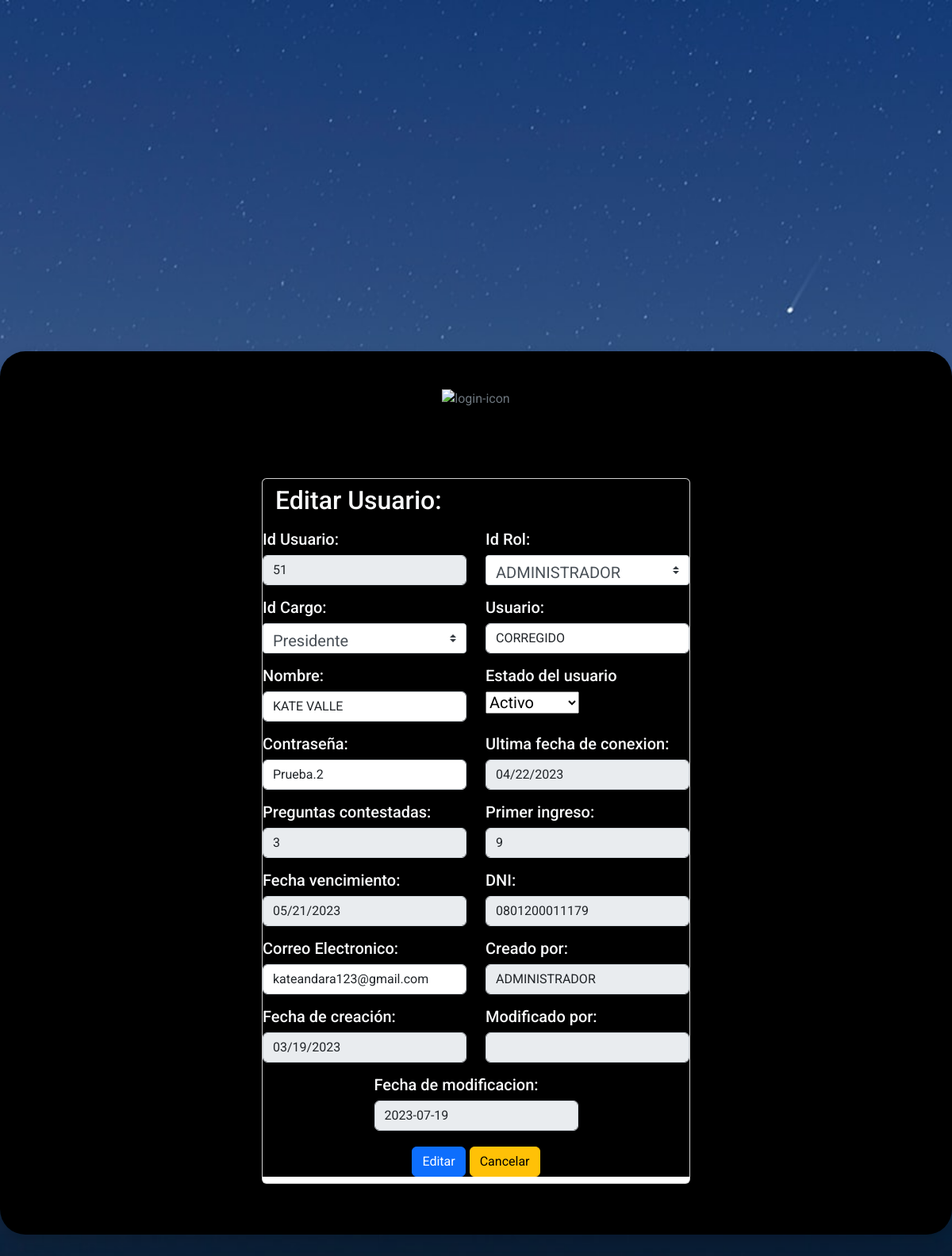
Screenshot of /Formularios/EditarUsuario.php?Id_Usuario=51 with the database file from the repository.
### tables this page shows
CREATE TABLE `tbl_ms_usuarios` (
  `Id_Usuario` int NOT NULL AUTO_INCREMENT,
  `Id_Rol` int NOT NULL,
  `Id_Cargo` int NOT NULL,
  `Usuario` varchar(45) DEFAULT NULL,
  `Nombre` varchar(60) DEFAULT NULL,
  `Estado` varchar(45) DEFAULT NULL,
  `Contraseña` varchar(15) DEFAULT NULL,
  `Fecha_ultima_conexion` date DEFAULT NULL,
  `Preguntas_contestadas` int DEFAULT NULL,
  `Primer_ingreso` int DEFAULT NULL,
  `Fecha_vencimiento` date DEFAULT NULL,
  `DNI` varchar(16) DEFAULT NULL,
  `Correo_Electronico` varchar(45) DEFAULT NULL,
  `Creado_por` varchar(45) DEFAULT NULL,
  `Fecha_creacion` date DEFAULT NULL,
  `Modificado_por` varchar(45) DEFAULT NULL,
  `Fecha_modificacion` date DEFAULT NULL,
  PRIMARY KEY (`Id_Usuario`),
  KEY `fk_TBL_MS_USUARIOS_TBL_MS_ROLES1_idx` (`Id_Rol`),
  KEY `fk_TBL_MS_USUARIOS_TBL_CARGOS1_idx` (`Id_Cargo`),
  CONSTRAINT `FK_Id_Rol_TBL_MS_USUARIOS_TBL_MS_ROLES` FOREIGN KEY (`Id_Rol`) REFERENCES `tbl_ms_roles` (`Id_Rol`),
  CONSTRAINT `fk_TBL_MS_USUARIOS_TBL_CARGOS1` FOREIGN KEY (`Id_Cargo`) REFERENCES `tbl_cargos` (`Id_Cargo`)
);

### Formularios/EditarUsuario.php (the view, shortened to what this page needs)
<!doctype html>
<html lang="en">
  <head>
  <link rel="stylesheet" href="../style3.css">
<link rel="stylesheet" href="https://cdnjs.cloudflare.com/ajax/libs/font-awesome/4.7.0/css/font-awesome.min.css">
<link rel="stylesheet" href="https://maxcdn.bootstrapcdn.com/bootstrap/4.0.0/css/bootstrap.min.css">
    <link rel="stylesheet" href="https://cdn.jsdelivr.net/npm/bootstrap@5.0.2/dist/css/bootstrap.min.css">
    <link rel="stylesheet" href="https://cdn.jsdelivr.net/npm/bootstrap-icons@1.5.0/font/bootstrap-icons.css">
  <link href='https://unpkg.com/boxicons@2.1.1/css/boxicons.min.css' rel='stylesheet'>
  <link href="https://cdn.jsdelivr.net/npm/bootstrap@5.2.0/dist/css/bootstrap.min.css" rel="stylesheet">
  </head>
  <body>
  <?php
    include_once '../config/conexion2.php';
    $Id_Usuario = $_GET['Id_Usuario'];
    $sentencia = $conexion->prepare("select * from tbl_ms_usuarios where Id_Usuario = ?;");
    $sentencia->execute([$Id_Usuario]);
    $usuario = $sentencia->fetch(PDO::FETCH_OBJ);
    require_once("../config/conexion.php");
    $resultado = mysqli_query($conexion,"SELECT Id_Rol, Rol FROM tbl_ms_roles");
    $resultado1 = mysqli_query($conexion,"SELECT Id_Cargo, Nombre_cargo FROM tbl_cargos");
    ?>
<div class="bg-black p-5 rounded-5 text-secondary shadow " style="width: 80rem">
    <div class="row justify-content-center ">
        <div class="form-group col-md-6" >
            <div class="d-flex justify-content-center">
              <img src="https://cdn-icons-png.flaticon.com/512/5087/5087579.png" alt="login-icon" style="height: 7rem" />
            </div>
            <div class="card">
                <div class="card-header bg-black">
                   <h2 class="text-light"> Editar Usuario:</h2>
                </div>
                <h5>
                <form class="p-12 bg-black" method="POST" action="EditarUsuario.php?Id_Usuario=<?php echo $_GET['Id_Usuario'] ?>">
                <div class="row justify-content-center">
                <div class="form-group col-md-6">
                        <label class="text-light"> Id Usuario: </label>
                        <input type="number" class="form-control"  readonly name="Id_Usuario"   required readonly
                        value="<?php echo $usuario->Id_Usuario; ?>">
                </div>
                    <div class="form-group col-md-6">
                        <label class="text-light">Id Rol: </label>
                        <select name="Id_Rol" class="custom-select">
                                <?php while ($fila = $resultado->fetch_assoc()):
                                    $id_rol = $fila["Id_Rol"];
                                    $rol = $fila["Rol"];
                                     $s =  ($usuario->Id_Rol == $id_rol ) ? 'selected' : '';
                                    echo "<option
                                      ".$s."
                                    value='{$id_rol}'>{$rol}
                                    </option>";
                                    endwhile;
                                ?>
                        </select>
                    </div>
                    </div>
                    <div class="row justify-content-center">
                        <div class="form-group col-md-6">
                            <label class="text-light">Id Cargo: </label>
                            <select name="Id_Cargo" class="custom-select">
                                    <?php while ($fila = $resultado1->fetch_assoc()):
                                        $id_Cargo = $fila["Id_Cargo"];
                                        $nombre_cargo = $fila["Nombre_cargo"];
                                        $s =  ($usuario->Id_Cargo == $id_Cargo ) ? 'selected' : '';
                                        echo "<option
                                        ".$s."
                                        value='{$id_Cargo}'>{$nombre_cargo}
                                        </option>";
                                        endwhile;
                                    ?>
                            </select>
                        </div>
                        <div class="form-group col-md-6">
                            <label class="text-light">Usuario: </label>
                            <input style=" text-transform: uppercase; " type="text" class="form-control" name="Usuario" maxlength="45" autofocus required
                            value="<?php echo $usuario->Usuario; ?>">
                        </div>
                    </div>
                    <div class="row justify-content-center">
                        <div class="form-group col-md-6">
                            <label class="text-light">Nombre: </label>
                            <input style=" text-transform: uppercase; " type="text" class="form-control" name="Nombre" maxlength="60" autofocus required
                            value="<?php echo $usuario->Nombre; ?>">
                        </div>
                        <div class="form-group col-md-6">
                            <div style="font-size: 20px">
                                <label class="text-light" for="Estado">Estado del usuario</label>
                                <select name="Estado" id="Estado">
                                    <option <?php echo ($usuario->Estado == 'Estado') ? 'selected' : '' ?> value="Activo">Activo</option>
                                </select>
                            </div>
                        </div>
                    </div>
                    <div class="row justify-content-center">
                        <div class="form-group col-md-6">
                            <label class="text-light">Contraseña: </label>
                            <input type="text" class="form-control" name="Contraseña" maxlength="15" minlength="5" autofocus required
                            value="<?php echo $usuario->Contraseña; ?>">
                        </div>
                        <div class="form-group col-md-6">
                            <label class="text-light">Ultima fecha de conexion: </label>
                            <input type="date" class="form-control" readonly name="Fecha_ultima_conexion"
                            value="<?php echo $usuario->Fecha_ultima_conexion; ?>">
                        </div>
                    </div>
                    <div class="row justify-content-center">
                        <div class="form-group col-md-6">
                            <label class="text-light">Preguntas contestadas: </label>
                            <input type="number" class="form-control" name="Preguntas_contestadas"   readonly
                            value="<?php echo $usuario->Preguntas_contestadas; ?>">
                        </div>
                        <div class="form-group col-md-6">
                            <label class="text-light">Primer ingreso: </label>
                            <input type="number" class="form-control" name="Primer_ingreso" autofocus autofocus readonly
                            value="<?php echo $usuario->Primer_ingreso; ?>">
                        </div>
                    </div>
                    <div class="row justify-content-center">
                        <div class="form-group col-md-6">
                            <label class="text-light">Fecha vencimiento: </label>
                            <input type="date" class="form-control" readonly name="Fecha_vencimiento" autofocus required  readonly
                            value="<?php echo $usuario->Fecha_vencimiento; ?>">
                        </div>
                        <div class="form-group col-md-6">
                            <label class="text-light">DNI: </label>
                            <input type="text" class="form-control" name="DNI" maxlength="16" autofocus required readonly
                            value="<?php echo $usuario->DNI; ?>">
                        </div>
                    </div>
                    <div class="row justify-content-center">
                        <div class="form-group col-md-6">
                            <label class="text-light">Correo Electronico: </label>
                            <input type="Email" class="form-control" name="Correo_Electronico" autofocus required
                            value="<?php echo $usuario->Correo_Electronico; ?>">
                        </div>
                        <div class="form-group col-md-6">
                            <label class="text-light">Creado por: </label>
                            <input type="text" class="form-control" readonly name="Creado_por" autofocus required
                            value="<?php echo $usuario->Creado_por; ?>">
                        </div>
                    </div>
                    <div class="row justify-content-center">
                        <div class="form-group col-md-6">
                            <label class="text-light">Fecha de creación: </label>
                            <input type="date" class="form-control" readonly name="Fecha_creacion" autofocus required
                            value="<?php echo $usuario->Fecha_creacion; ?>">
                        </div>
                        <div class="form-group col-md-6">
                            <label class="text-light">Modificado por: </label>
                            <input type="text" class="form-control" name="Modificado_por" autofocus required readonly
                            value="<?php echo $_SESSION['usuario']; ?>">
                        </div>
                    </div>
                    <div class="row justify-content-center">
                        <div class="form-group col-md-6">
                            <label class="text-light">Fecha de modificacion: </label>
                            <input type="text" class="form-control"   name="Fecha_modificacion" autofocus readonly
                            value="<?php echo date("Y-m-d"); ?>">
                        </div>
                        <div class="d-flex gap-1 justify-content-center mt-1">
                            <div >
                                <input name="btnEditar" type="submit" class="btn btn-primary" value="Editar">
                                <a href="GestionUsuarios.php" type="submit"  class="btn btn-warning">Cancelar</a>
                            </div>
                        </div>
                    </div>
            </form>
        </h5>
            </div>
        </div>
    </div>
</div>
  </body>
</html>
<?php include '../components/footer.components.php' ?>

### style3.css (style rules this page uses)
* { margin: 0; padding: 0; box-sizing: border-box; font-family: 'Roboto', sans-serif; }
body { height: 250vh; display: flex; align-items: center; justify-content: center; background-image: url(img/3.jpg); background-position: center; background-repeat: no-repeat; background-size: cover; color: #fff; }

### rows the page displays
tbl_ms_usuarios: Id_Usuario "51", Usuario "CORREGIDO", Nombre "KATE VALLE", Contraseña "Prueba.2", Fecha_ultima_conexion "04/22/2023", Preguntas_contestadas "3", Primer_ingreso "9", Fecha_vencimiento "05/21/2023", DNI "0801200011179", Correo_Electronico "kateandara123@gmail.com", Creado_por "ADMINISTRADOR", Fecha_creacion "03/19/2023"

### other values shown
form field Id_Rol "ADMINISTRADOR"
form field Id_Cargo "Presidente"
